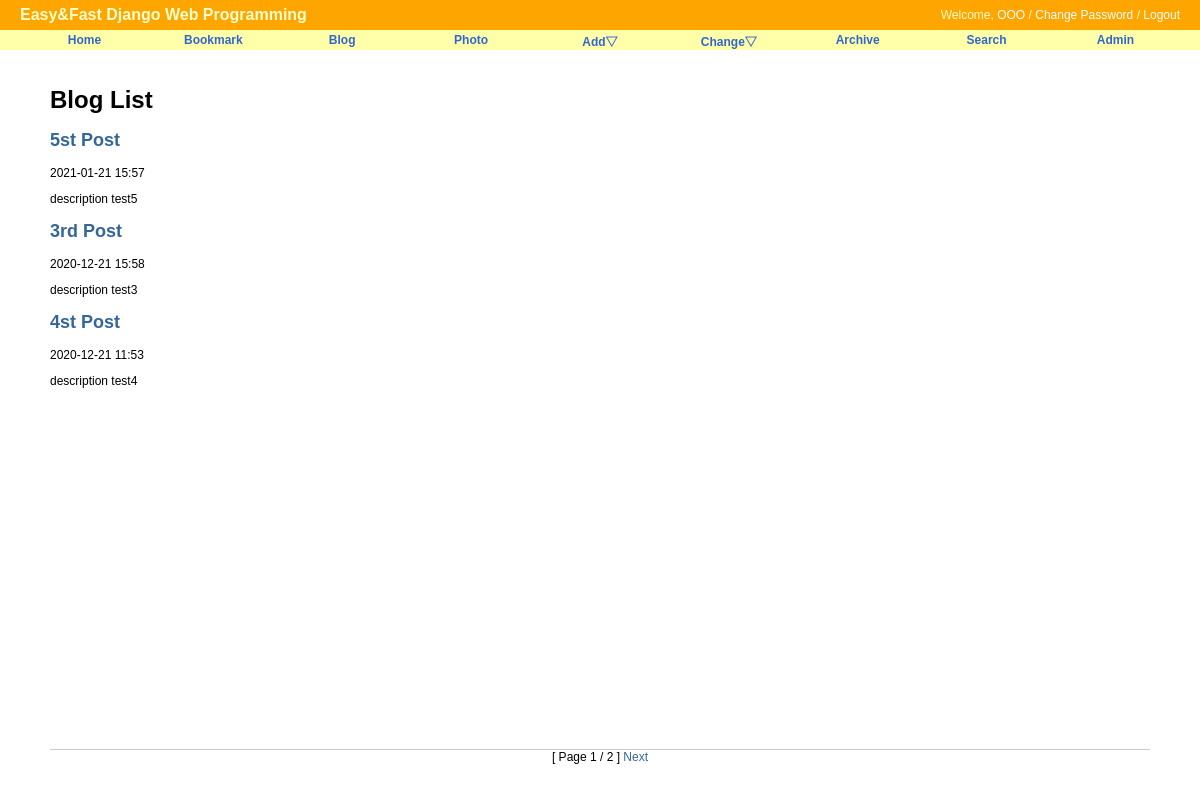
Screenshot of /blog/ with the database file from the repository.
### blog/models.py (models this page shows, shortened)
class Post(models.Model):
    objects = models.Manager()
    title = models.CharField('TITLE', max_length=50)
    slug = models.SlugField('SLUG', unique=True, allow_unicode=True, help_text='one word for this alias')
    description = models.CharField('DESCRIPTION', max_length=100, blank=True, help_text='simple description text')
    content = models.TextField('CONTENT')
    create_date = models.DateTimeField('Create Date', auto_now_add=True)
    modify_date = models.DateTimeField('Modify Date', auto_now=True)
    class Meta:
        verbose_name = 'post'
        verbose_name_plural = 'posts'
        db_table = 'blog_posts'
        ordering = ('-modify_date',)     # desc
    def get_absolute_url(self):
        return reverse('blog:post_detail', args=(self.slug,)) # -> 1st post -> /blog/post/1st-post

### blog/views.py (the view)
# urls.py: path('', PostLV.as_view(), name='index'),
class PostLV(ListView):
    model = Post
    template_name = "blog/post_all.html"
    context_object_name = "posts" #object_list
    paginate_by = 3

### blog/templates/blog/post_all.html (shortened to what this page needs)
{% extends "base.html" %}
{% block content %}
<div id="content">
    <h1>Blog List</h1>
    {% for post in posts %}
        <h2><a href="{{ post.get_absolute_url }}">{{ post.title }}</a></h2>
        {{ post.modify_date|date:"Y-m-d H:i" }}
        <p>{{ post.description }}</p>
    {% endfor %}
</div>
{% endblock %}
{% block footer %}
<div id="footer">
    <center>
        [ Page {{ page_obj.number }} / {{ page_obj.paginator.num_pages }} ]
        {% if page_obj.has_next %}
            <a href="?page={{ page_obj.next_page_number }}">Next</a>
        {% endif %}
    </center>
</div>
{% endblock %}

### static/css/base.css (style rules this page uses)
body { font-family: "Lucida Grande", Verdana, Arial, sans-serif; font-size: 12px; }
div#content { position: absolute; top: 70px; left: 50px; right: 50px; }
div#footer { position: absolute; bottom: 20px; left: 50px; right: 50px; height: 30px; border-top:1px solid #ccc; }
a:link, a:visited { color: #369; text-decoration: none; }

### rows the page displays
Post: title "5st Post", modify_date "2021-01-21 15:57", description "description test5"
Post: title "3rd Post", modify_date "2020-12-21 15:58", description "description test3"
Post: title "4st Post", modify_date "2020-12-21 11:53", description "description test4"

### other values shown
{{ page_obj.number }} "1"
{{ page_obj.paginator.num_pages }} "2"
